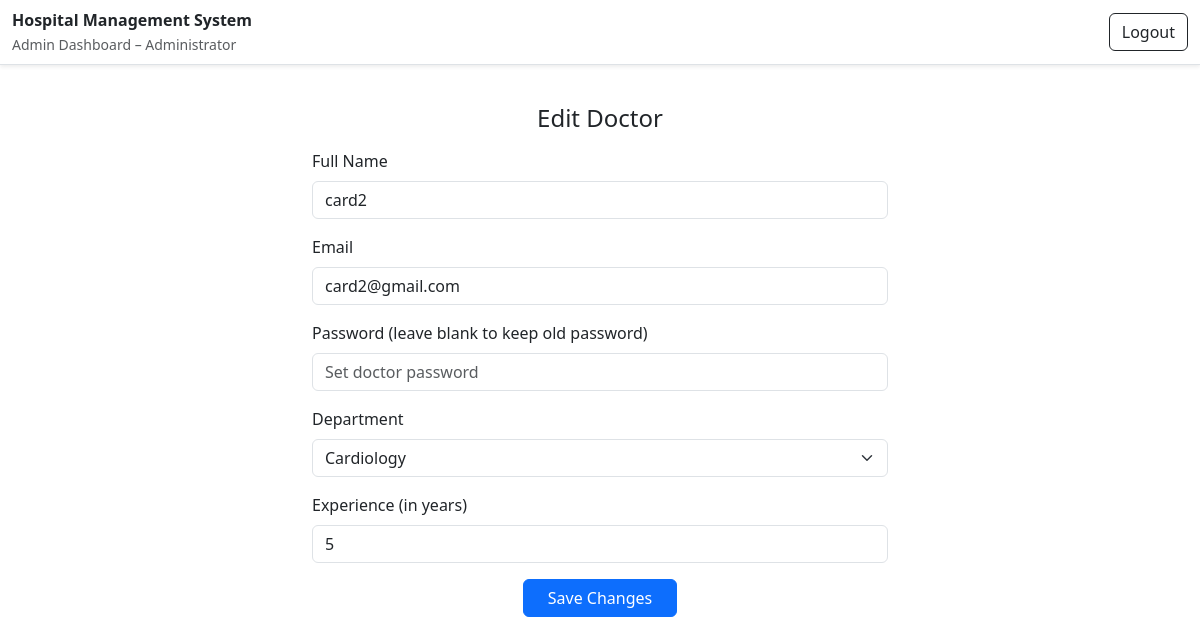
Screenshot of /admin/doctor/edit/2 (signed in) with the database file from the repository.
### database/model.py (models this page shows)
class Doctor(db.Model):
  doctor_id = db.Column(db.Integer, primary_key=True)
  full_name = db.Column(db.String(64), nullable = False)
  email = db.Column(db.String(254), nullable=False, unique=True)
  password = db.Column(db.String(256), nullable=False)
  department_id = db.Column(db.Integer, db.ForeignKey('department.department_id'))  # dropdown values
  experience  = db.Column(db.Integer)      # years of experience (whole years)
  appointments = db.relationship('Appointment', backref='doctor', lazy=True)

class Department(db.Model):
  department_id = db.Column(db.Integer, primary_key=True)
  department_name = db.Column(db.String(40), nullable=False, unique=True)
  description = db.Column(db.Text, nullable=True)
  doctors = db.relationship('Doctor', backref='department', lazy=True)

### controllers/admin.py (the view, shortened to what this page needs)
    @app.route("/admin/doctor/edit/<int:doctor_id>", methods=["GET", "POST"])
    @admin_required
    def edit_doctor(doctor_id):
        doctor = Doctor.query.get(doctor_id)
        if not doctor:
            flash("Doctor not found.", "warning")
            return redirect(url_for("admin_doctors"))
        departments = Department.query.all()
        return render_template("admin/parts/add_doctor.html", doctor=doctor, departments=departments, mode='edit')

### controllers/admin.py (called while the page is built)
def admin_required(view_func):
    @wraps(view_func)
    def wrapper(*args, **kwargs):
        if 'user_id' not in session:
            flash('Please log in first.')
            return redirect(url_for('login'))
        if session.get('role') != 'admin':
            flash('Access denied: Admins only.')
            return redirect(url_for('login'))
        return view_func(*args, **kwargs)
    return wrapper

### templates/admin/parts/add_doctor.html (shortened to what this page needs)
{% extends "admin/admin_base.html" %}
{% block content %}
<div class="container mt-4" style="max-width: 600px;">
  <h4 class="mb-3 text-center">
    {{ "Edit Doctor" if mode == "edit" else "Add New Doctor" }}
  </h4>
  <form method="POST" action="{{ form_action }}">
    <div class="mb-3">
      <label class="form-label">Full Name</label>
      <input type="text" name="full_name" class="form-control"
             placeholder="Enter doctor's full name"
             value="{{ doctor.full_name if doctor else '' }}"
             required>
    </div>
    <div class="mb-3">
      <label class="form-label">Email</label>
      <input type="email" name="email" class="form-control"
             placeholder="Enter email address"
             value="{{ doctor.email if doctor else '' }}"
             required>
    </div>
    <div class="mb-3">
      <label class="form-label">
        Password
        {% if mode == "edit" %}(leave blank to keep old password){% endif %}
      </label>
      <input type="password" name="password" class="form-control"
             placeholder="Set doctor password">
    </div>
    <div class="mb-3">
      <label class="form-label">Department</label>
      <select name="department_id" class="form-select" required>
        {% for dept in departments %}
          <option value="{{ dept.department_id }}"
            {% if doctor and doctor.department_id == dept.department_id %}
                selected
            {% endif %}>
            {{ dept.department_name }}
          </option>
        {% endfor %}
      </select>
    </div>
    <div class="mb-3">
      <label class="form-label">Experience (in years)</label>
      <input type="number" name="experience" class="form-control" min="0"
             placeholder="Enter years of experience"
             value="{{ doctor.experience if doctor else '' }}">
    </div>
    <div class="text-center">
      <button type="submit" class="btn btn-primary px-4">
        {{ "Save Changes" if mode == "edit" else "Add Doctor" }}
      </button>
    </div>
  </form>
</div>
{% endblock %}

### templates/admin/admin_base.html (style rules this page uses)
body { padding-top: 64px; }

### rows the page displays
Doctor: full_name "card2", email "card2@gmail.com", department_id "Cardiology", experience "5"

### other values shown
{{ "Edit Doctor" if mode == "edit" else "Add New Doctor" }} "Edit Doctor"
{{ "Save Changes" if mode == "edit" else "Add Doctor" }} "Save Changes"
